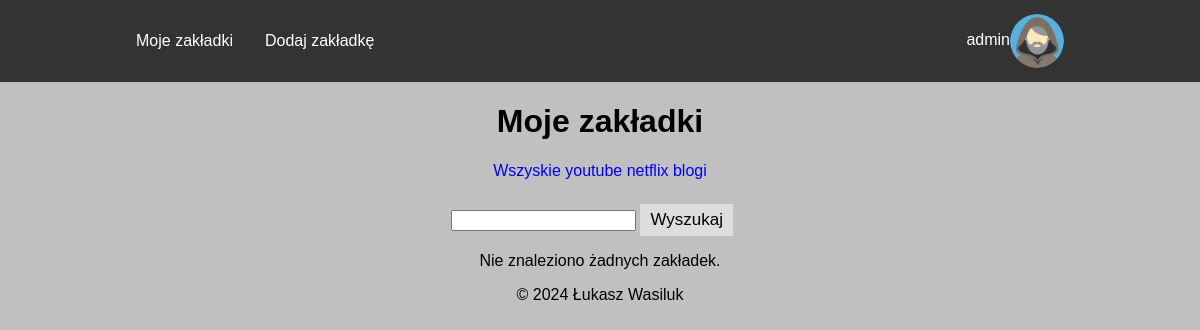
The app's page /index.php?idKat=1 (signed in) with its own data.
### tables this page shows
CREATE TABLE `kategorie` (
  `id` int(10) UNSIGNED NOT NULL,
  `nazwa` varchar(64) NOT NULL
);

### index.php (the view, shortened to what this page needs)
<!DOCTYPE html>
<html lang="en">
<head>
    <link rel="stylesheet" href="./Styles/styles.css">
</head>
<body>
    <?php
    require("menu.php");
    ?>
    <main class="text-center">
        <h1>Moje zakładki</h1>
        <div class="center-80">
            <?php
            $sql = "SELECT id, nazwa FROM kategorie";
            $result = $conn->query($sql);
            echo "<a href='index.php' class='filter-link'>Wszyskie</a>";
            while ($row = $result->fetch_object()) {
                echo " <a href='index.php?idKat={$row->id}' class='filter-link'>{$row->nazwa}</a>";
            }
            ?>
            <form>
                <p>
                    <input type="text" name="fraza">
                    <button type="submit" class="search-button">Wyszukaj</button>
                </p>
            </form>
            <?php
            $sql = "SELECT id, url, opis FROM zakladki WHERE idUzytkownika = {$_SESSION['id']}";
            if (isset($_GET["idKat"])) {
                $idKat = $_GET["idKat"];
                $sql .= " AND idKategorii = $idKat";
            } elseif (isset($_GET["fraza"])) {
                $fraza = $_GET["fraza"];
                $sql .= " AND opis LIKE '%$fraza%'";
            }
            if (isset($_GET["page"])) {
                $page  = $_GET["page"];
            } else {
                $page = 1;
            }
            $limit = 20;
            $page_index = ($page - 1) * $limit;
            $sqlToCountRecords = str_replace("id, url, opis", "count(*)", $sql);
            $sql .= " LIMIT $page_index, $limit";
            $result = $conn->query($sql);
            if ($result->num_rows > 0) {
                echo "<table>";
                echo "<thead>";
                echo "<th>Opis zakładki</th>";
                echo "<th>Link do adresu URL zakładki</th>";
                echo "<th>Link do edycji zakładki</th>";
                echo "<th>Link do usunięcia zakładki</th>";
                echo "<tbody>";
                while ($row = $result->fetch_assoc()) {
                    echo "<tr>";
                    echo "<td>{$row['opis']}</td>";
                    echo "<td><a href={$row['url']} target='_blank' class='button succes-btn'>Przejdź do linku</a></td>";
                    echo "<td><a href='updateForm.php?idZakladki={$row['id']}' class='button update-btn'>Edytuj zakładkę</a></td>";
                    echo "<td>";
                    echo "<form method='POST' action='delete.php'>";
                    echo "<input type='hidden' name='idZakladki' value='{$row['id']}'>";
                    echo "<input type='submit' value='Usuń zakładkę' class='button delete-btn'>";
                    echo "</form>";
                    echo "</td>";
                    echo "</tr>";
                }
                echo "</tbody>";
                echo "</table>";
                $result = $conn->query($sqlToCountRecords);
                $numberOfRecords = $result->fetch_row()[0];
                $total_pages = ceil($numberOfRecords / $limit);
                $params = $_GET;
                echo "<div class='pagination'>";
                if ($page >= 2) {
                    $params['page'] = ($page - 1);
                    $new_query_string = http_build_query($params);
                    echo "<a href='index.php?" . $new_query_string . "'>Poprzednia strona</a>";
                }
                echo "Strona $page z $total_pages";
                if ($page < $total_pages) {
                    unset($params['page']);
                    $params['page'] = ($page + 1);
                    $new_query_string = http_build_query($params);
                    echo "<a href='index.php?" . $new_query_string . "'>Następna strona</a>";
                }
            } else {
                echo "Nie znaleziono żadnych zakładek.";
            }
            echo "</div>";
            ?>
    </main>
    <?php
    require("footer.php");
    ?>
</body>
</html>

### Styles/styles.css (style rules this page uses)
body { font-family: Arial, Helvetica, sans-serif; margin: 0; background-color: silver; }
.center-80 { width: 80%; margin: auto; }
.text-center { text-align: center; }
.filter-link { text-decoration: none; }
.search-button { padding: 6px 10px; margin-top: 8px; margin-right: 16px; background: #ddd; font-size: 17px; border: none; cursor: pointer; }

### records on screen
kategorie: nazwa "youtube"
kategorie: nazwa "netflix"
kategorie: nazwa "blogi"

### other values on screen
$_SESSION["login"] "admin"
